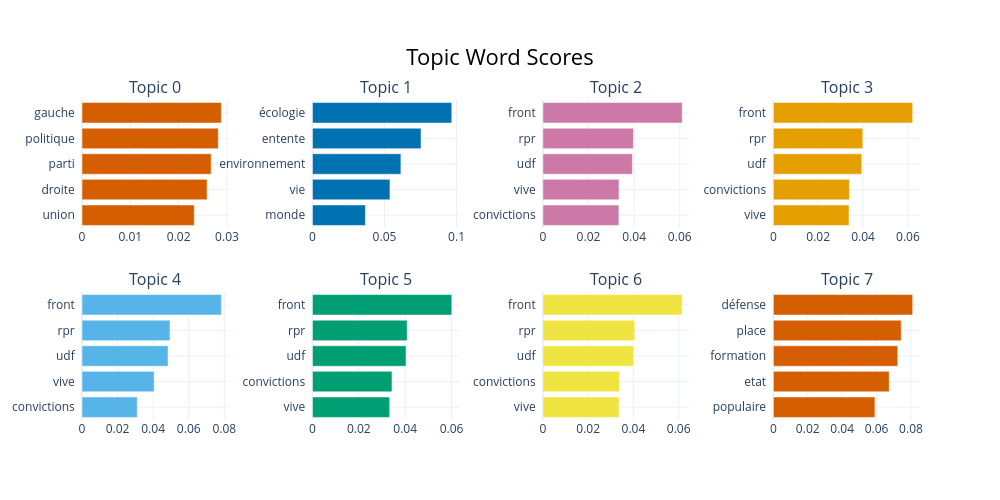

Write notebook code for a chart like this one.
### Code cell
topic_model.visualize_barchart()

### Figure 1 — Plotly figure (JSON) as saved in the notebook; plotly's stock layout.template omitted (floating-point values rounded to 4 significant figures)
{"data": [{"marker": {"color": "#D55E00"}, "orientation": "h", "type": "bar", "x": [0.02323, 0.02588, 0.02672, 0.0282, 0.02882], "xaxis": "x", "y": ["union  ", "droite  ", "parti  ", "politique  ", "gauche  "], "yaxis": "y"}, {"marker": {"color": "#0072B2"}, "orientation": "h", "type": "bar", "x": [0.03674, 0.05378, 0.06136, 0.07534, 0.09669], "xaxis": "x2", "y": ["monde  ", "vie  ", "environnement  ", "entente  ", "écologie  "], "yaxis": "y2"}, {"marker": {"color": "#CC79A7"}, "orientation": "h", "type": "bar", "x": [0.03331, 0.03337, 0.03924, 0.0397, 0.06109], "xaxis": "x3", "y": ["convictions  ", "vive  ", "udf  ", "rpr  ", "front  "], "yaxis": "y3"}, {"marker": {"color": "#E69F00"}, "orientation": "h", "type": "bar", "x": [0.03373, 0.0339, 0.03942, 0.03989, 0.06212], "xaxis": "x4", "y": ["vive  ", "convictions  ", "udf  ", "rpr  ", "front  "], "yaxis": "y4"}, {"marker": {"color": "#56B4E9"}, "orientation": "h", "type": "bar", "x": [0.03107, 0.04056, 0.04837, 0.04946, 0.07833], "xaxis": "x5", "y": ["convictions  ", "vive  ", "udf  ", "rpr  ", "front  "], "yaxis": "y5"}, {"marker": {"color": "#009E73"}, "orientation": "h", "type": "bar", "x": [0.03333, 0.0343, 0.04038, 0.04086, 0.0601], "xaxis": "x6", "y": ["vive  ", "convictions  ", "udf  ", "rpr  ", "front  "], "yaxis": "y6"}, {"marker": {"color": "#F0E442"}, "orientation": "h", "type": "bar", "x": [0.03364, 0.03382, 0.04012, 0.04059, 0.06156], "xaxis": "x7", "y": ["vive  ", "convictions  ", "udf  ", "rpr  ", "front  "], "yaxis": "y7"}, {"marker": {"color": "#D55E00"}, "orientation": "h", "type": "bar", "x": [0.05903, 0.06732, 0.07232, 0.07431, 0.08096], "xaxis": "x8", "y": ["populaire  ", "etat  ", "formation  ", "place  ", "défense  "], "yaxis": "y8"}], "layout": {"annotations": [{"font": {"size": 16}, "showarrow": false, "text": "Topic 0", "x": 0.0875, "xanchor": "center", "xref": "paper", "y": 1, "yanchor": "bottom", "yref": "paper"}, {"font": {"size": 16}, "showarrow": false, "text": "Topic 1", "x": 0.3625, "xanchor": "center", "xref": "paper", "y": 1, "yanchor": "bottom", "yref": "paper"}, {"font": {"size": 16}, "showarrow": false, "text": "Topic 2", "x": 0.6375, "xanchor": "center", "xref": "paper", "y": 1, "yanchor": "bottom", "yref": "paper"}, {"font": {"size": 16}, "showarrow": false, "text": "Topic 3", "x": 0.9125, "xanchor": "center", "xref": "paper", "y": 1, "yanchor": "bottom", "yref": "paper"}, {"font": {"size": 16}, "showarrow": false, "text": "Topic 4", "x": 0.0875, "xanchor": "center", "xref": "paper", "y": 0.4, "yanchor": "bottom", "yref": "paper"}, {"font": {"size": 16}, "showarrow": false, "text": "Topic 5", "x": 0.3625, "xanchor": "center", "xref": "paper", "y": 0.4, "yanchor": "bottom", "yref": "paper"}, {"font": {"size": 16}, "showarrow": false, "text": "Topic 6", "x": 0.6375, "xanchor": "center", "xref": "paper", "y": 0.4, "yanchor": "bottom", "yref": "paper"}, {"font": {"size": 16}, "showarrow": false, "text": "Topic 7", "x": 0.9125, "xanchor": "center", "xref": "paper", "y": 0.4, "yanchor": "bottom", "yref": "paper"}], "height": 500, "hoverlabel": {"bgcolor": "white", "font": {"family": "Rockwell", "size": 16}}, "showlegend": false, "title": {"font": {"color": "Black", "size": 22}, "text": "Topic Word Scores", "x": 0.5, "xanchor": "center", "yanchor": "top"}, "width": 1000, "xaxis": {"anchor": "y", "domain": [0, 0.175], "showgrid": true}, "xaxis2": {"anchor": "y2", "domain": [0.275, 0.45], "showgrid": true}, "xaxis3": {"anchor": "y3", "domain": [0.55, 0.725], "showgrid": true}, "xaxis4": {"anchor": "y4", "domain": [0.825, 1], "showgrid": true}, "xaxis5": {"anchor": "y5", "domain": [0, 0.175], "showgrid": true}, "xaxis6": {"anchor": "y6", "domain": [0.275, 0.45], "showgrid": true}, "xaxis7": {"anchor": "y7", "domain": [0.55, 0.725], "showgrid": true}, "xaxis8": {"anchor": "y8", "domain": [0.825, 1], "showgrid": true}, "yaxis": {"anchor": "x", "domain": [0.6, 1], "showgrid": true}, "yaxis2": {"anchor": "x2", "domain": [0.6, 1], "showgrid": true}, "yaxis3": {"anchor": "x3", "domain": [0.6, 1], "showgrid": true}, "yaxis4": {"anchor": "x4", "domain": [0.6, 1], "showgrid": true}, "yaxis5": {"anchor": "x5", "domain": [0, 0.4], "showgrid": true}, "yaxis6": {"anchor": "x6", "domain": [0, 0.4], "showgrid": true}, "yaxis7": {"anchor": "x7", "domain": [0, 0.4], "showgrid": true}, "yaxis8": {"anchor": "x8", "domain": [0, 0.4], "showgrid": true}}}
